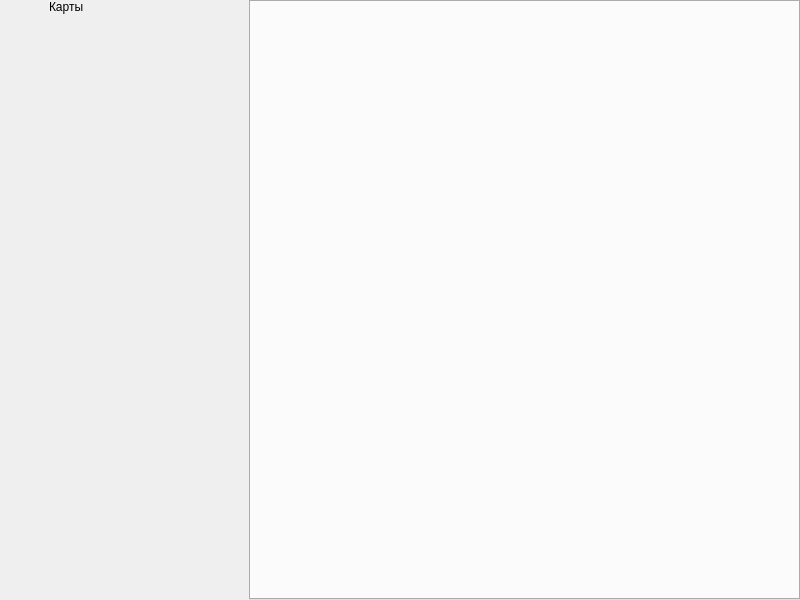
<?xml version="1.0" encoding="UTF-8"?>
<ui version="4.0">
 <class>MainWindow</class>
 <widget class="QMainWindow" name="MainWindow">
  <property name="geometry">
   <rect>
    <x>0</x>
    <y>0</y>
    <width>800</width>
    <height>600</height>
   </rect>
  </property>
  <property name="windowTitle">
   <string>MainWindow</string>
  </property>
  <widget class="QWidget" name="centralwidget">
   <property name="contextMenuPolicy">
    <enum>Qt::ContextMenuPolicy::PreventContextMenu</enum>
   </property>
   <layout class="QGridLayout" name="gridLayout">
    <property name="leftMargin">
     <number>0</number>
    </property>
    <property name="topMargin">
     <number>0</number>
    </property>
    <property name="rightMargin">
     <number>0</number>
    </property>
    <property name="bottomMargin">
     <number>0</number>
    </property>
    <property name="spacing">
     <number>0</number>
    </property>
    <item row="0" column="1" rowspan="2">
     <widget class="QStackedWidget" name="extended_side_menu">
      <property name="sizePolicy">
       <sizepolicy hsizetype="Preferred" vsizetype="Preferred">
        <horstretch>100</horstretch>
        <verstretch>0</verstretch>
       </sizepolicy>
      </property>
      <property name="minimumSize">
       <size>
        <width>0</width>
        <height>0</height>
       </size>
      </property>
      <property name="maximumSize">
       <size>
        <width>200</width>
        <height>16777215</height>
       </size>
      </property>
      <property name="sizeIncrement">
       <size>
        <width>0</width>
        <height>0</height>
       </size>
      </property>
      <property name="baseSize">
       <size>
        <width>0</width>
        <height>0</height>
       </size>
      </property>
      <property name="currentIndex">
       <number>3</number>
      </property>
      <widget class="QWidget" name="monster_page">
       <layout class="QVBoxLayout" name="verticalLayout_3">
        <property name="spacing">
         <number>0</number>
        </property>
        <property name="leftMargin">
         <number>0</number>
        </property>
        <property name="topMargin">
         <number>0</number>
        </property>
        <property name="rightMargin">
         <number>0</number>
        </property>
        <property name="bottomMargin">
         <number>0</number>
        </property>
        <item>
         <widget class="QLabel" name="monster_label">
          <property name="text">
           <string>Бестиарий</string>
          </property>
         </widget>
        </item>
        <item>
         <widget class="QListView" name="monster_listView">
          <property name="styleSheet">
           <string notr="true">background: transparent;
    border: none; /* Если нужно убрать рамки */</string>
          </property>
         </widget>
        </item>
       </layout>
      </widget>
      <widget class="QWidget" name="spells_page">
       <layout class="QVBoxLayout" name="verticalLayout_4">
        <property name="spacing">
         <number>0</number>
        </property>
        <property name="leftMargin">
         <number>0</number>
        </property>
        <property name="topMargin">
         <number>0</number>
        </property>
        <property name="rightMargin">
         <number>0</number>
        </property>
        <property name="bottomMargin">
         <number>0</number>
        </property>
        <item>
         <widget class="QLabel" name="spells_label">
          <property name="text">
           <string>Заклинания</string>
          </property>
         </widget>
        </item>
        <item>
         <widget class="QListView" name="spells_listView">
          <property name="styleSheet">
           <string notr="true">background: transparent;
    border: none; /* Если нужно убрать рамки */</string>
          </property>
         </widget>
        </item>
       </layout>
      </widget>
      <widget class="QWidget" name="item_page">
       <layout class="QVBoxLayout" name="verticalLayout_2">
        <property name="spacing">
         <number>0</number>
        </property>
        <property name="leftMargin">
         <number>0</number>
        </property>
        <property name="topMargin">
         <number>0</number>
        </property>
        <property name="rightMargin">
         <number>0</number>
        </property>
        <property name="bottomMargin">
         <number>0</number>
        </property>
        <item>
         <widget class="QLabel" name="item_label">
          <property name="text">
           <string>Предметы</string>
          </property>
         </widget>
        </item>
        <item>
         <widget class="QListView" name="item_listView">
          <property name="styleSheet">
           <string notr="true">background: transparent;
    border: none; /* Если нужно убрать рамки */</string>
          </property>
         </widget>
        </item>
       </layout>
      </widget>
      <widget class="QWidget" name="cart_page">
       <layout class="QVBoxLayout" name="verticalLayout_5">
        <property name="spacing">
         <number>0</number>
        </property>
        <property name="leftMargin">
         <number>0</number>
        </property>
        <property name="topMargin">
         <number>0</number>
        </property>
        <property name="rightMargin">
         <number>0</number>
        </property>
        <property name="bottomMargin">
         <number>0</number>
        </property>
        <item>
         <widget class="QLabel" name="cart_label">
          <property name="text">
           <string>Карты</string>
          </property>
         </widget>
        </item>
        <item>
         <widget class="QTreeView" name="cart_treeView">
          <property name="contextMenuPolicy">
           <enum>Qt::ContextMenuPolicy::CustomContextMenu</enum>
          </property>
          <property name="styleSheet">
           <string notr="true">background: transparent;
    border: none; /* Если нужно убрать рамки */</string>
          </property>
         </widget>
        </item>
       </layout>
      </widget>
     </widget>
    </item>
    <item row="0" column="0">
     <widget class="QWidget" name="widget" native="true">
      <layout class="QVBoxLayout" name="verticalLayout">
       <property name="leftMargin">
        <number>0</number>
       </property>
       <item>
        <widget class="QPushButton" name="monsters_pushButton">
         <property name="text">
          <string/>
         </property>
         <property name="icon">
          <iconset resource="res.qrc">
           <normaloff>:/new/prefix1/res/free-icon-monster-4313173.png</normaloff>:/new/prefix1/res/free-icon-monster-4313173.png</iconset>
         </property>
         <property name="iconSize">
          <size>
           <width>40</width>
           <height>40</height>
          </size>
         </property>
         <property name="checkable">
          <bool>false</bool>
         </property>
         <property name="flat">
          <bool>true</bool>
         </property>
        </widget>
       </item>
       <item>
        <widget class="QPushButton" name="spells_pushButton">
         <property name="text">
          <string/>
         </property>
         <property name="icon">
          <iconset resource="res.qrc">
           <normaloff>:/new/prefix1/res/magic.png</normaloff>:/new/prefix1/res/magic.png</iconset>
         </property>
         <property name="iconSize">
          <size>
           <width>40</width>
           <height>40</height>
          </size>
         </property>
         <property name="flat">
          <bool>true</bool>
         </property>
        </widget>
       </item>
       <item>
        <widget class="QPushButton" name="item_pushButton">
         <property name="text">
          <string/>
         </property>
         <property name="icon">
          <iconset resource="res.qrc">
           <normaloff>:/new/prefix1/res/magic-cape.png</normaloff>:/new/prefix1/res/magic-cape.png</iconset>
         </property>
         <property name="iconSize">
          <size>
           <width>40</width>
           <height>40</height>
          </size>
         </property>
         <property name="flat">
          <bool>true</bool>
         </property>
        </widget>
       </item>
       <item>
        <widget class="QPushButton" name="cart_pushButton">
         <property name="text">
          <string/>
         </property>
         <property name="icon">
          <iconset resource="res.qrc">
           <normaloff>:/new/prefix1/res/location.png</normaloff>:/new/prefix1/res/location.png</iconset>
         </property>
         <property name="iconSize">
          <size>
           <width>40</width>
           <height>40</height>
          </size>
         </property>
         <property name="flat">
          <bool>true</bool>
         </property>
        </widget>
       </item>
       <item>
        <spacer name="verticalSpacer">
         <property name="orientation">
          <enum>Qt::Orientation::Vertical</enum>
         </property>
         <property name="sizeHint" stdset="0">
          <size>
           <width>20</width>
           <height>40</height>
          </size>
         </property>
        </spacer>
       </item>
      </layout>
     </widget>
    </item>
    <item row="0" column="2" rowspan="2">
     <widget class="QTabWidget" name="tabWidget"/>
    </item>
   </layout>
  </widget>
 </widget>
 <resources>
  <include location="res.qrc"/>
 </resources>
 <connections/>
</ui>
